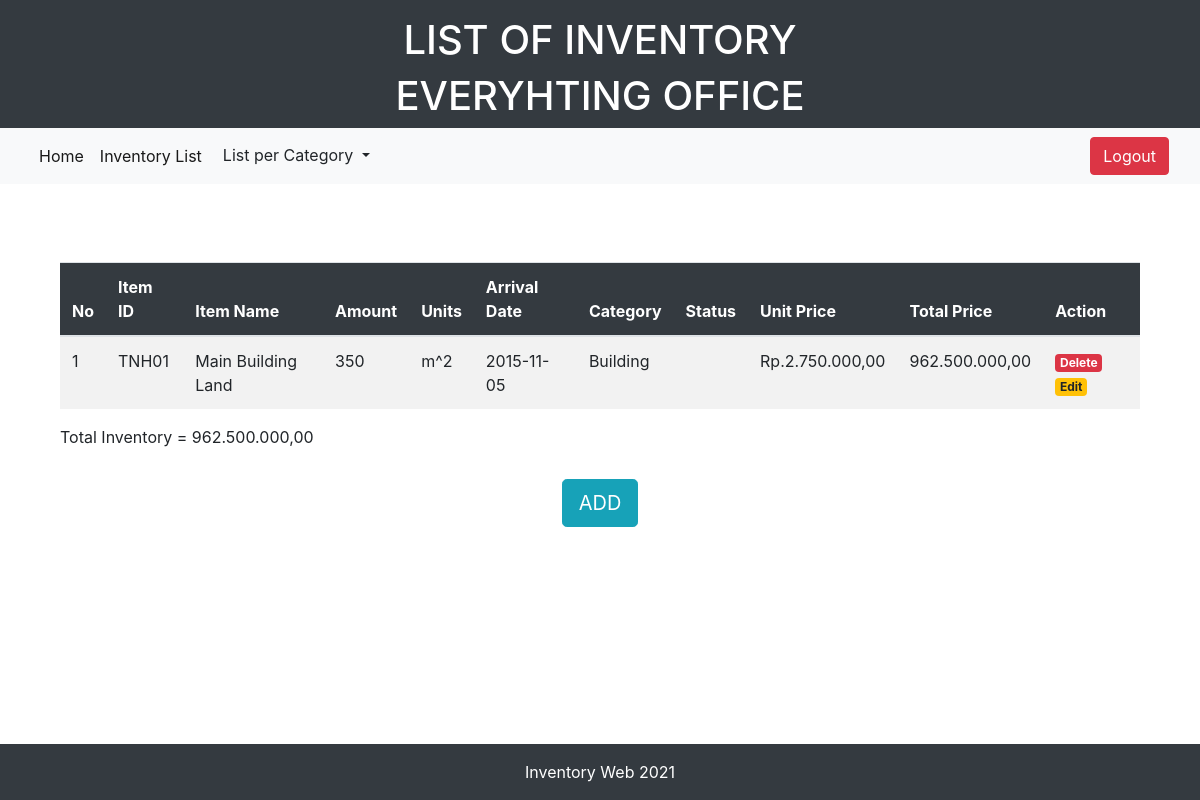
Screenshot of /cat_list.php?category=Building (signed in) with the database file from the repository.
### tables this page shows
CREATE TABLE `inventory` (
  `item_id` varchar(10) NOT NULL,
  `item_name` varchar(30) NOT NULL,
  `amount` int(11) NOT NULL,
  `unit` varchar(15) NOT NULL,
  `arrival_date` date NOT NULL,
  `category` varchar(20) NOT NULL,
  `item_status` varchar(20) NOT NULL,
  `price` int(20) NOT NULL
);

### database.php (called while the page is built, shortened)
<?php
    $connect = mysqli_connect("localhost", "root", "", "responsi");
function query($query){
    global $connect;
    $result = mysqli_query($connect, $query);
    $rows = [];
    while($row = mysqli_fetch_assoc($result)){
        $rows[] = $row;
    }
    return $rows;
}
?>

### cat_list.php (the view, shortened to what this page needs)
<?php
    include 'database.php';
    $category = $_GET['category'];
    $data = query("SELECT * FROM inventory WHERE category ='$category'");
    $tot_inve = 0;
?>
<!doctype html>
<html>
  <head>
    <link rel="stylesheet" href="https://cdn.jsdelivr.net/npm/bootstrap@4.5.3/dist/css/bootstrap.min.css">
  </head>
  <body>
  <footer class="bg-dark text-white">
    <div class="container">
      <div class="row pt-3">
        <div class="col text-center">
          <h1>LIST OF INVENTORY</h1>
          <h1>EVERYHTING OFFICE</h1>
        </div>
      </div>
    </div>
  </footer>
  <nav class="navbar navbar-expand-lg navbar-light bg-light">
  <div class="container-fluid">
    <div class="collapse navbar-collapse" id="navbarNavDropdown">
      <ul class="navbar-nav">
        <li class="nav-item">
          <a class="nav-link active" aria-current="page" href="index.php">Home</a>
        </li>
        <li class="nav-item">
          <a class="nav-link active" href="list.php">Inventory List</a>
        </li>
        <li class="nav-item dropdown">
                <div class="dropdown">
          <button class="btn btn-light dropdown-toggle" type="button" id="dropdownMenuButton" data-toggle="dropdown" aria-haspopup="true" aria-expanded="false">
          List per Category
          </button>
        </div>
        </li>
      </ul>
    </div>
    <a class="btn btn-danger fixed-right" href="logout.php" role="button">Logout</a>
  </div>
  </nav>
  <br>
  <div class="container" style="padding: 30px;">
    <table class="table table-striped" id="tabel">
        <thead>
            <tr>
                <th class="table-dark">No</th>
                <th class="table-dark">Item ID</th>
                <th class="table-dark">Item Name</th>
                <th class="table-dark">Amount</th>
                <th class="table-dark">Units</th>
                <th class="table-dark">Arrival Date</th>
                <th class="table-dark">Category</th>
                <th class="table-dark">Status</th>
                <th class="table-dark">Unit Price</th>
                <th class="table-dark">Total Price</th>
                <th class="table-dark">Action</th>
            </tr>
        </thead>
            <?php $i = 1; ?>
            <tbody>
            <?php foreach( $data as $row) : ?>
            <tr>
                <td><?= $i ?></td>
                <td><?= $row["item_id"] ?></td>
                <td><?= $row["item_name"] ?></td>
                <td><?= $row["amount"] ?></td>
                <td><?= $row["unit"] ?></td>
                <td><?= $row["arrival_date"] ?></td>
                <td><?= $row["category"] ?></td>
                <td><?= $row["item_status"] ?></td>
                <td><?php
                        $number = $row["price"];
                        $price = number_format($number, 2, ',', '.');
                        echo "Rp." . $price;?>
                </td>
                <?php
                    $total = $row["price"] * $row["amount"];
                    $number = $total;
                    $pricepull = number_format($number, 2, ',', '.');
                    $tot_inve += $total;
                ?>
                <td><?= $pricepull ?></td>
                <td><a href="delete.php?item_id=<?= $row['item_id'];?>" class="badge badge-danger">Delete</a>
                <a href="edit.php?item_id=<?= $row['item_id'];?>" class="badge badge-warning">Edit</a></td>
            </tr>
            <?php $i++; ?>
            <?php endforeach; ?>
            </tbody>
        <br>
    </table>
    Total Inventory =
                <?php
                  $number = $tot_inve;
                  $pricesopull = number_format($number, 2, ',', '.');
                ?>
                <?= $pricesopull ?>
    </div>
    <center><a href="add.php" class="btn btn-info btn-lg btn-center" >ADD</a></center>
  <footer class="bg-dark text-white fixed-bottom">
    <div class="container">
      <div class="row pt-3">
        <div class="col text-center">
          <p>Inventory Web 2021</p>
        </div>
      </div>
    </div>
  </footer>
  </body>
</html>

### rows the page displays
inventory: item_id "TNH01", item_name "Main Building Land", amount "350", unit "m^2", arrival_date "2015-11-05", category "Building", price "2.750.000,00", pricepull "962.500.000,00"

### other values shown
$pricesopull "962.500.000,00"
